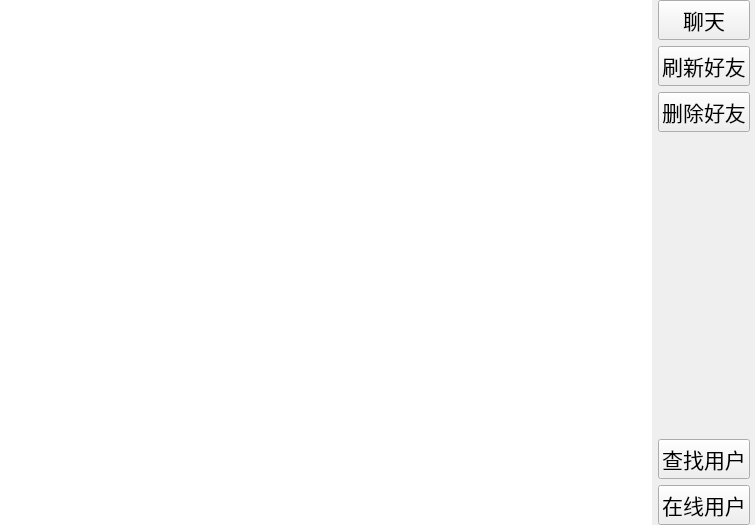
<?xml version="1.0" encoding="UTF-8"?>
<ui version="4.0">
 <class>Friend</class>
 <widget class="QWidget" name="Friend">
  <property name="geometry">
   <rect>
    <x>0</x>
    <y>0</y>
    <width>755</width>
    <height>525</height>
   </rect>
  </property>
  <property name="windowTitle">
   <string>Form</string>
  </property>
  <layout class="QHBoxLayout" name="horizontalLayout">
   <property name="leftMargin">
    <number>0</number>
   </property>
   <property name="topMargin">
    <number>0</number>
   </property>
   <property name="rightMargin">
    <number>5</number>
   </property>
   <property name="bottomMargin">
    <number>0</number>
   </property>
   <item>
    <widget class="QListWidget" name="listWidget">
     <property name="frameShape">
      <enum>QFrame::NoFrame</enum>
     </property>
    </widget>
   </item>
   <item>
    <layout class="QVBoxLayout" name="verticalLayout">
     <item>
      <widget class="QPushButton" name="chat_PB">
       <property name="font">
        <font>
         <family>Arial</family>
         <pointsize>16</pointsize>
        </font>
       </property>
       <property name="text">
        <string>聊天</string>
       </property>
      </widget>
     </item>
     <item>
      <widget class="QPushButton" name="flushFriend_PB">
       <property name="font">
        <font>
         <family>Arial</family>
         <pointsize>16</pointsize>
        </font>
       </property>
       <property name="text">
        <string>刷新好友</string>
       </property>
      </widget>
     </item>
     <item>
      <widget class="QPushButton" name="delFriend_PB">
       <property name="font">
        <font>
         <family>Arial</family>
         <pointsize>16</pointsize>
        </font>
       </property>
       <property name="text">
        <string>删除好友</string>
       </property>
      </widget>
     </item>
     <item>
      <spacer name="verticalSpacer">
       <property name="orientation">
        <enum>Qt::Vertical</enum>
       </property>
       <property name="sizeHint" stdset="0">
        <size>
         <width>20</width>
         <height>108</height>
        </size>
       </property>
      </spacer>
     </item>
     <item>
      <widget class="QPushButton" name="findUser_PB">
       <property name="font">
        <font>
         <family>Arial</family>
         <pointsize>16</pointsize>
        </font>
       </property>
       <property name="text">
        <string>查找用户</string>
       </property>
      </widget>
     </item>
     <item>
      <widget class="QPushButton" name="onlineUser_PB">
       <property name="font">
        <font>
         <family>Arial</family>
         <pointsize>16</pointsize>
        </font>
       </property>
       <property name="text">
        <string>在线用户</string>
       </property>
      </widget>
     </item>
    </layout>
   </item>
  </layout>
 </widget>
 <resources/>
 <connections/>
</ui>
